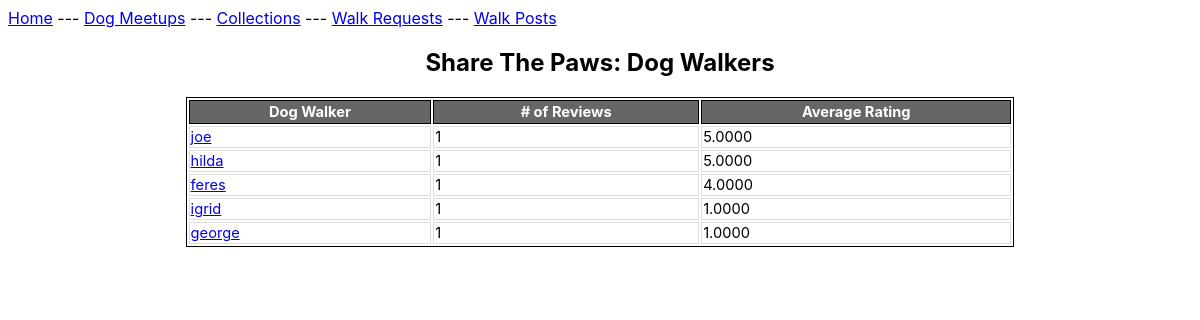
Page /viewwalkers.php on the committed database.
### tables this page shows
CREATE TABLE DogWalker
( username VARCHAR(20),
 password VARCHAR(20) NOT NULL,
 userImage VARCHAR(255),
 phoneNum CHAR(10) NOT NULL,
 personalBio VARCHAR(255),
 walksCompleted integer NOT NULL,
 PRIMARY KEY (username),
 foreign key (phoneNum) references WalkerNameNum(phoneNum) );

### viewwalkers.php (the view, shortened to what this page needs)
<html>
</html>
<div class="menu">
<a href="index.html">Home</a> ---
<a href="dogmeetups.php">Dog Meetups</a> ---
<a href="collections.php">Collections</a> ---
<a href="viewrequests.php">Walk Requests</a> ---
<a href="viewposts.php">Walk Posts</a>
</div>
<body>
<center>
<div class="container">
<div class="main">
<h2>Share The Paws: Dog Walkers</h2>
</div>
</div>
</center>
</body>
<center>
<?php
$conn = OpenCon();
$sql = "SELECT dw.username as username, count(r.rating) as count, avg(r.rating) as avgrating
from dogwalker dw left join review r
on username = r.writtenfor
group by username
order by avgrating desc";
$result = $conn->query($sql);
if ($result->num_rows > 0) {
    echo "<table><tr><th class='border-class'>Dog Walker</th>
    <th class='border-class'># of Reviews</th>
    <th class='border-class'>Average Rating</th></tr>";
    while($row = $result->fetch_assoc()) {
     echo "<tr><td class='borderclass'><a href='walker.php?walker=".$row["username"]."'>".$row["username"]."</a></td>
     <td class='borderclass'>".$row["count"]."</td>
     <td class='borderclass'>".$row["avgrating"]."</td></tr>";
    }
    echo "</table>";
    } else {
    echo "0 results";
    }
?>
</center>

### viewwalkers.php (style rules this page uses)
* { font-family: -apple-system, BlinkMacSystemFont, 'Segoe UI', Roboto, Oxygen, Ubuntu, Cantarell, 'Open Sans', 'Helvetica Neue', sans-serif; }
table { border: 1px solid black; width: 70%; }
th { font-size: 11pt; background: #666; color: #FFF; padding: 2px 6px; border-collapse: separate; border: 1px solid #000; }
td { font-size: 11pt; border: 1px solid #DDD; color: black; }

### rows in the picture
dogwalker: username "joe", count "1", avgrating "5.0000"
dogwalker: username "hilda", count "1", avgrating "5.0000"
dogwalker: username "feres", count "1", avgrating "4.0000"
dogwalker: username "igrid", count "1", avgrating "1.0000"
dogwalker: username "george", count "1", avgrating "1.0000"
